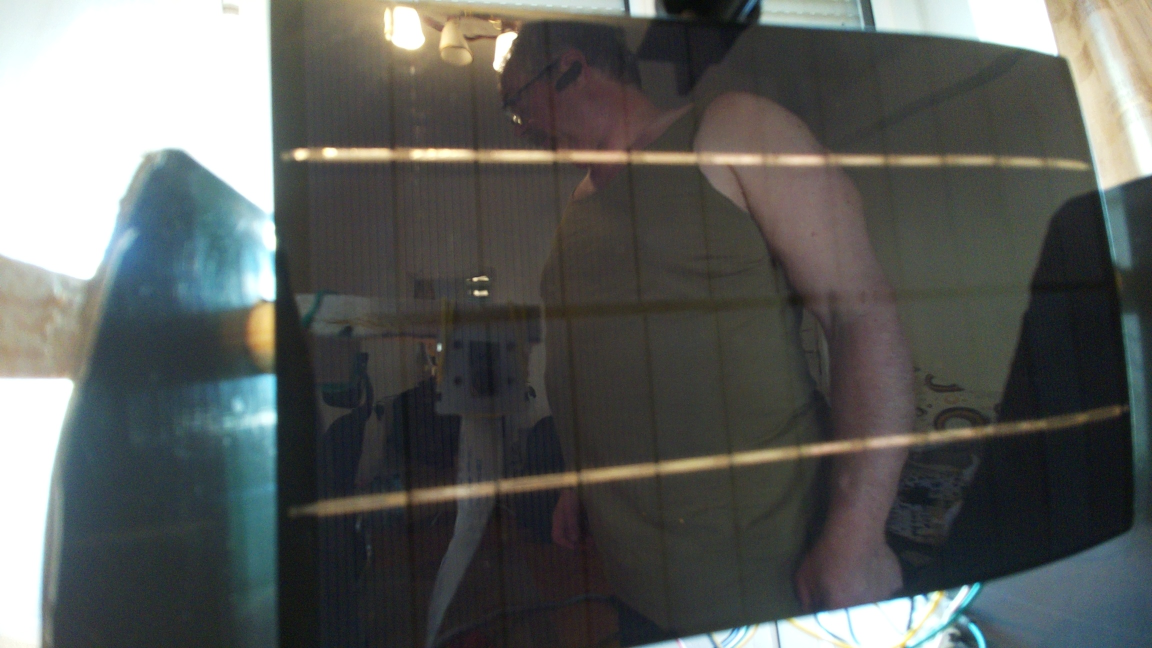
#> input picture scripts/camera_test.jpg, 2304 x 1296 px (shown at 1/2 size)
$ python -i preprocessing.py   (imports and definitions only)
#> lines starting #> are read from the running program, lines starting #| are printed output that depends on the picture
#> further down, picture is the input picture: shape (1296, 2304, 3); mean B, G, R 92.1, 94.6, 92.4
"""Centralized image preprocessing for the dirt-detection pipelines.

Single source of truth for the perspective warp that straightens the side-on view
of the solar panel, plus the TFLite input transform. Both the ML inference
(vision.DirtDetector) and the classical surface analysis (surface_analysis) run on
the SAME warped image so the dirt heatmap is aligned with what the model sees.

This must stay byte-for-byte identical to the Colab training preprocessing:
BGR -> RGB, warpPerspective with M, then (TFLite only) resize to 224x224 and /255.
No CLAHE, no other filters.

PANEL_PTS depends on the PHYSICAL camera position used to build the dataset.
Recalibrate PANEL_PTS (and thus M) if the camera is moved.
"""
from __future__ import annotations

import cv2
import numpy as np

PANEL_PTS = np.float32([[550, 35], [2140, 140], [2300, 1115], [535, 1290]])

WARP_W, WARP_H = 600, 400
DST_PTS = np.float32([[0, 0], [WARP_W, 0], [WARP_W, WARP_H], [0, WARP_H]])
M = cv2.getPerspectiveTransform(PANEL_PTS, DST_PTS)

TFLITE_INPUT_SIZE = 224
INPUT_CHANNELS = 3
PIXEL_MAX_VALUE = 255.0
EXPECTED_INPUT_SHAPE = (1, TFLITE_INPUT_SIZE, TFLITE_INPUT_SIZE, INPUT_CHANNELS)


def warp_panel(img_bgr: np.ndarray) -> np.ndarray:
    """Straighten the panel: BGR -> RGB, then perspective warp to WARP_W x WARP_H.

    Returns an RGB image (the channel order the model was trained on).
    """
    rgb = cv2.cvtColor(img_bgr, cv2.COLOR_BGR2RGB)
    return cv2.warpPerspective(rgb, M, (WARP_W, WARP_H))
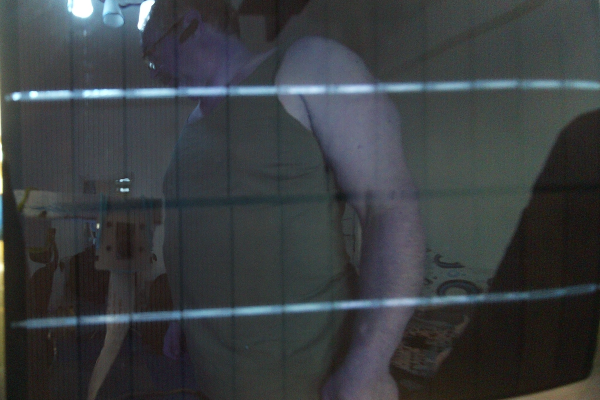
#> returned value: shape (400, 600, 3); mean of channels 0, 1, 2 65.4, 62.8, 58.7; drawn as B, G, R


def prepare_for_tflite(img_bgr: np.ndarray) -> np.ndarray:
    """Turn a camera BGR frame into the model input: (1, 224, 224, 3) float32.

    warp_panel (BGR->RGB + perspective warp), then resize to the network input
    size and normalize to [0, 1]. Identical to the Colab training transform.
    """
    warped = warp_panel(img_bgr)
    resized = cv2.resize(warped, (TFLITE_INPUT_SIZE, TFLITE_INPUT_SIZE))
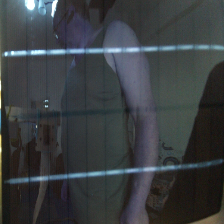
#> resized: shape (224, 224, 3); mean B, G, R 65.3, 62.6, 58.5
    normalized = resized.astype(np.float32) / PIXEL_MAX_VALUE
    return np.expand_dims(normalized, axis=0)

>>> import cv2
>>> picture = cv2.imread('../scripts/camera_test.jpg')
>>> result = prepare_for_tflite(picture)
